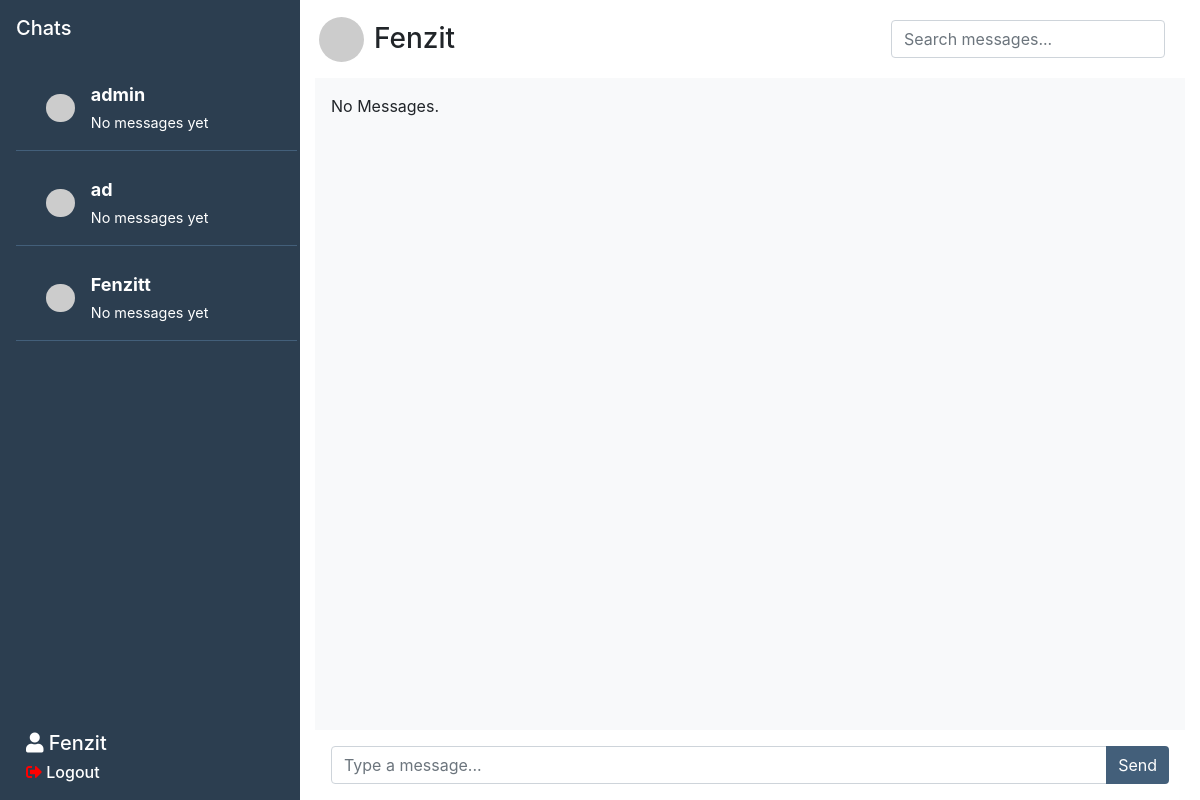
The app's page /chat/Fenzit/ (signed in), older data.
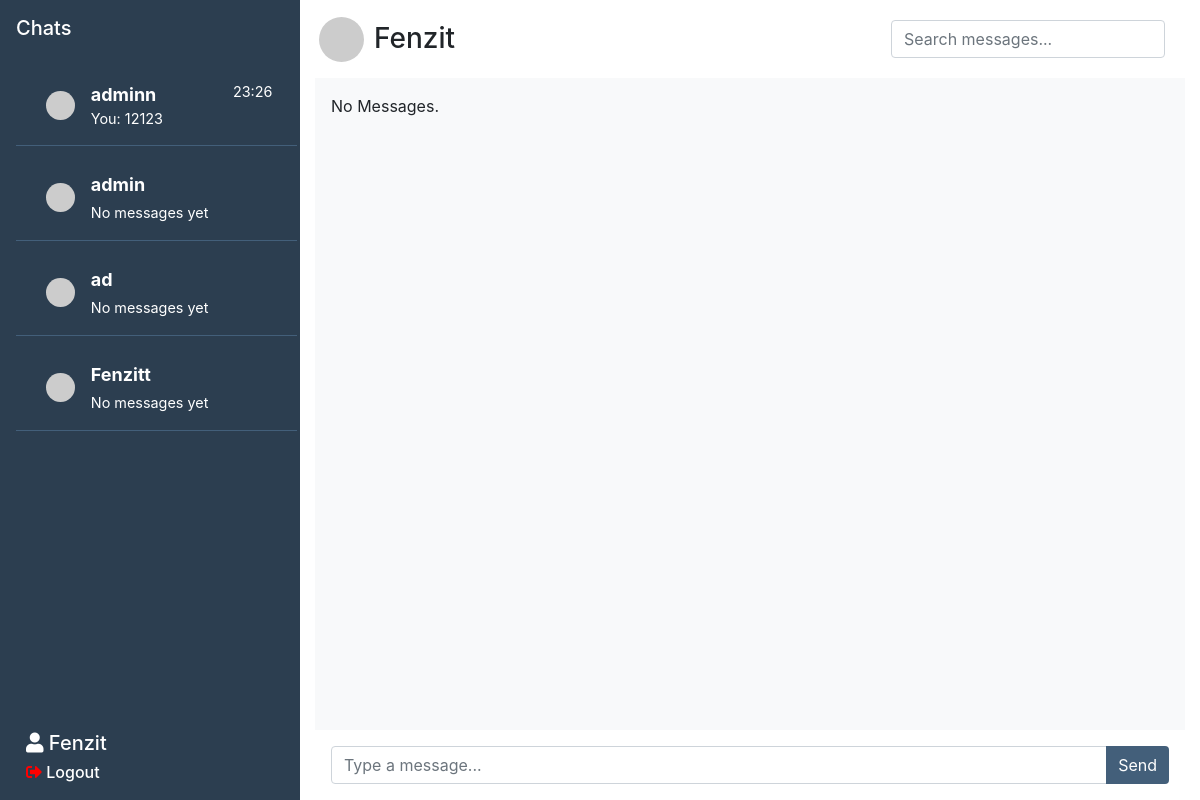
The same page, newer data.
### users/models.py (models this page shows)
class User(AbstractUser):
    image = models.ImageField(upload_to='avatars', blank=True, null=True, default='static/defaultuser.jpg')

### chat/models.py (models this page shows)
class Message(models.Model):
    sender = models.ForeignKey(User, related_name="send_messages", on_delete=models.CASCADE)
    receiver = models.ForeignKey(User, related_name="received_messages", on_delete=models.CASCADE)
    content = models.TextField()
    timestamp = models.DateTimeField(auto_now_add=True)

### chat/views.py (the view)
# urls.py: path('<str:room_name>/', chat_room, name='chat')
@login_required
def chat_room(request, room_name):
    search_query = request.GET.get('search', '')
    users = User.objects.exclude(id=request.user.id)
    chats = Message.objects.filter(
        (Q(sender=request.user) & Q(receiver__username=room_name)) |
        (Q(receiver=request.user) & Q(sender__username=room_name))
    )
    if search_query:
        chats = chats.filter(Q(content__icontains=search_query))
    chats = chats.order_by('timestamp')
    user_last_messages = []
    for user in users:
        last_message = Message.objects.filter(
            (Q(sender=request.user) & Q(receiver=user)) |
            (Q(receiver=request.user) & Q(sender=user))
        ).order_by('-timestamp').first()
        user_last_messages.append({
            'user': user,
            'last_message': last_message
        })
    user_last_messages.sort(
        key=lambda x: x['last_message'].timestamp if x['last_message'] else timezone.make_aware(datetime.min),
        reverse=True
    )
    return render(request, 'chat/chat.html', {
        'room_name': room_name,
        'chats': chats,
        'users': users,
        'user_last_messages': user_last_messages,
        'search_query': search_query
    })

### chat/templates/chat/chat.html (shortened to what the changed rows need)
<!DOCTYPE html>
<html lang="en">
  <head>
    <link
      rel="stylesheet"
      href="https://stackpath.bootstrapcdn.com/bootstrap/4.5.2/css/bootstrap.min.css"
    />
    <link
      rel="stylesheet"
      href="https://cdnjs.cloudflare.com/ajax/libs/font-awesome/5.15.1/css/all.min.css"
    />
  </head>
  <body style="height: 100vh; display: flex; flex-direction: column">
    <div class="container-fluid h-100">
      <div class="row h-100">
        <div class="col-3 sidebar p-3 chats">
          <div class="contacts">
            {% for item in user_last_messages %}
            <a
              href="{% url 'chat' item.user.username %}"
              class="list-group-item list-group-item-action {% if item.user.username == room_name %} active {% endif %}"
              data-id="{{ room_name }}"
            >
              <div class="d-flex align-items-center">
                <img
                  src="https://ui-avatars.com/api/?name={{ item.user.username|urlencode }}&size=64&background=random"
                  alt="{{ item.user.username }}'s Profile Image"
                  class="profile-icon rounded-circle mr-3"
                  style="width: 1.8rem; height: 1.8rem; object-fit: cover"
                />
                <div class="w-100">
                  <div class="d-flex justify-content-between">
                    <strong class="text-truncate"
                      >{{ item.user.username }}</strong
                    >
                    {% if item.last_message %}
                    <small class="text-nowrap timestamp">
                      {{ item.last_message.timestamp|date:"H:i" }}</small
                    >
                    {% endif %}
                  </div>
                  <div>
                    {% if item.last_message %}
                    <small
                      class="d-block text-truncate last-msg"
                      style="max-width: 90%"
                      id="last-message"
                    >
                      {% if item.last_message.sender == request.user %} You:
                      {% endif %} {{ item.last_message.content|truncatewords:5 }}
                    </small>
                    {% else %}
                    <small class="">No messages yet</small>
                    {% endif %}
                  </div>
                </div>
              </div>
            </a>
            {% endfor %}
          </div>
        </div>
      </div>
    </div>
  </body>
</html>

Row changes from the older to the newer data that the page shows:
added User: user.username "adminn", last_message.timestamp "23:26", shows "You:", last_message.content "12123"
